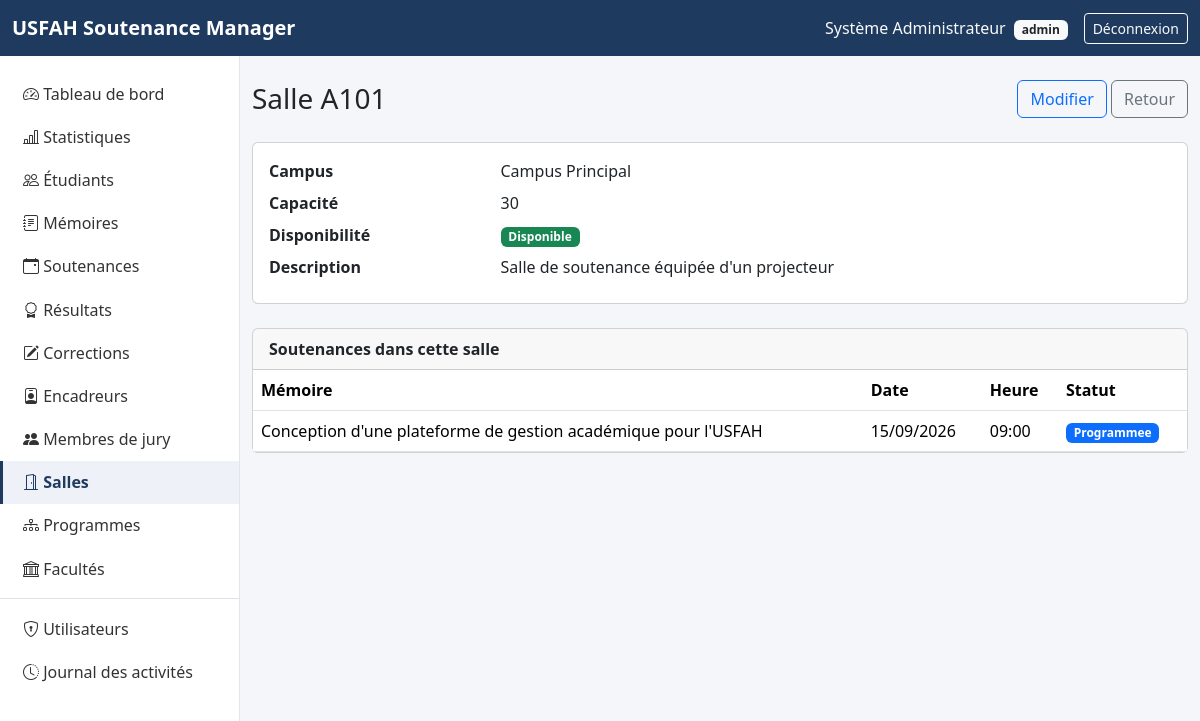
The app's page /rooms/show.php?id=1 (signed in) with its own data.
### tables this page shows
CREATE TABLE rooms (
    id             INT UNSIGNED AUTO_INCREMENT PRIMARY KEY,
    nom_numero     VARCHAR(50) NOT NULL,
    campus         VARCHAR(100) NULL,
    capacite       INT NULL,
    disponibilite  ENUM('disponible','indisponible') NOT NULL DEFAULT 'disponible',
    description    TEXT NULL,
    created_at     TIMESTAMP NOT NULL DEFAULT CURRENT_TIMESTAMP
);

CREATE TABLE defenses (
    id          INT UNSIGNED AUTO_INCREMENT PRIMARY KEY,
    thesis_id   INT UNSIGNED NOT NULL UNIQUE,
    date        DATE NOT NULL,
    heure       TIME NOT NULL,
    room_id     INT UNSIGNED NOT NULL,
    statut      ENUM('programmee','reportee','realisee','annulee') NOT NULL DEFAULT 'programmee',
    created_at  TIMESTAMP NOT NULL DEFAULT CURRENT_TIMESTAMP,
    CONSTRAINT fk_defenses_thesis FOREIGN KEY (thesis_id) REFERENCES theses(id),
    CONSTRAINT fk_defenses_room   FOREIGN KEY (room_id)   REFERENCES rooms(id),
    CONSTRAINT uq_room_slot UNIQUE (room_id, date, heure)
);

CREATE TABLE theses (
    id                 INT UNSIGNED AUTO_INCREMENT PRIMARY KEY,
    student_id         INT UNSIGNED NOT NULL,
    titre              VARCHAR(255) NOT NULL,
    resume             TEXT NULL,
    domaine_recherche  VARCHAR(150) NULL,
    supervisor_id      INT UNSIGNED NULL,
    date_soumission    DATE NULL,
    annee_academique   VARCHAR(20) NOT NULL,
    statut             ENUM('en_preparation','soumis','valide','a_corriger','autorise_a_soutenir','soutenu')
                       NOT NULL DEFAULT 'en_preparation',
    created_at         TIMESTAMP NOT NULL DEFAULT CURRENT_TIMESTAMP,
    CONSTRAINT fk_theses_student    FOREIGN KEY (student_id)    REFERENCES students(id),
    CONSTRAINT fk_theses_supervisor FOREIGN KEY (supervisor_id) REFERENCES supervisors(id)
);

### rooms/show.php (the view, shortened to what this page needs)
<?php
require_once __DIR__ . '/../config/database.php';
require_once __DIR__ . '/../includes/functions.php';
$id = (int) get_param('id', 0);
$stmt = $pdo->prepare('SELECT * FROM rooms WHERE id = ?');
$stmt->execute([$id]);
$room = $stmt->fetch();
$defenses_stmt = $pdo->prepare('
    SELECT d.*, t.titre FROM defenses d JOIN theses t ON t.id = d.thesis_id
    WHERE d.room_id = ? ORDER BY d.date DESC
');
$defenses_stmt->execute([$id]);
$defenses = $defenses_stmt->fetchAll();
require __DIR__ . '/../includes/header.php';
?>
<div class="d-flex justify-content-between align-items-center mb-4">
    <h1 class="h3 mb-0"><?= e($room['nom_numero']) ?></h1>
    <div>
        <a href="edit.php?id=<?= $id ?>" class="btn btn-outline-primary">Modifier</a>
        <a href="index.php" class="btn btn-outline-secondary">Retour</a>
    </div>
</div>
<div class="card mb-4"><div class="card-body">
    <dl class="row mb-0">
        <dt class="col-sm-3">Campus</dt><dd class="col-sm-9"><?= e($room['campus'] ?? '—') ?></dd>
        <dt class="col-sm-3">Capacité</dt><dd class="col-sm-9"><?= e((string) ($room['capacite'] ?? '—')) ?></dd>
        <dt class="col-sm-3">Disponibilité</dt><dd class="col-sm-9"><?= status_badge($room['disponibilite']) ?></dd>
        <dt class="col-sm-3">Description</dt><dd class="col-sm-9"><?= e($room['description'] ?? '—') ?></dd>
    </dl>
</div></div>
<div class="card">
    <div class="card-header fw-semibold">Soutenances dans cette salle</div>
    <div class="table-responsive">
        <table class="table mb-0">
            <thead><tr><th>Mémoire</th><th>Date</th><th>Heure</th><th>Statut</th></tr></thead>
            <tbody>
                <?php foreach ($defenses as $d): ?>
                    <tr>
                        <td><?= e($d['titre']) ?></td>
                        <td><?= format_date($d['date']) ?></td>
                        <td><?= e(substr($d['heure'], 0, 5)) ?></td>
                        <td><?= status_badge($d['statut']) ?></td>
                    </tr>
                <?php endforeach; ?>
            </tbody>
        </table>
    </div>
</div>
<?php require __DIR__ . '/../includes/footer.php'; ?>

### includes/functions.php (shortened to what this page needs)
<?php
function e(?string $value): string
{
    return htmlspecialchars($value ?? '', ENT_QUOTES, 'UTF-8');
}
function get_param(string $key, $default = null)
{
    return $_GET[$key] ?? $default;
}
function format_date(?string $date): string
{
    $ts = strtotime($date);
    return $ts ? date('d/m/Y', $ts) : '—';
}
function status_badge(string $statut): string
{
    $map = [
        'actif' => 'success', 'inactif' => 'secondary',
        'en_preparation' => 'secondary', 'soumis' => 'info', 'valide' => 'primary',
        'a_corriger' => 'warning', 'autorise_a_soutenir' => 'info', 'soutenu' => 'success',
        'programmee' => 'primary', 'reportee' => 'warning', 'realisee' => 'success', 'annulee' => 'danger',
        'a_faire' => 'secondary', 'en_cours' => 'info', 'soumise' => 'warning', 'validee' => 'success',
        'admis' => 'success', 'admis_avec_corrections' => 'warning', 'ajourne' => 'danger',
        'disponible' => 'success', 'indisponible' => 'secondary',
    ];
    $color = $map[$statut] ?? 'secondary';
    $label = ucwords(str_replace('_', ' ', $statut));
    return '<span class="badge text-bg-' . $color . '">' . e($label) . '</span>';
}

### assets/css/style.css (style rules this page uses)
:root { --usfah-primary: #1f3a5f; --usfah-primary-dark: #142842; }
body { background-color: #f4f6f9; }
table.table thead { background-color: #eef2f8; }

### records on screen
rooms: nom_numero "Salle A101", campus "Campus Principal", capacite "30", disponibilite "Disponible", description "Salle de soutenance équipée d'un projecteur"
defenses: thesis.titre "Conception d'une plateforme de gestion académique pour l'USFAH", date "15/09/2026", heure "09:00", statut "Programmee"

### other values on screen
$_SESSION['user_name'] "Système Administrateur"
current_user_role() "admin"
$label "Tableau de bord"
$label "Statistiques"
$label "Étudiants"
$label "Mémoires"
$label "Soutenances"
$label "Résultats"
$label "Corrections"
$label "Encadreurs"
$label "Membres de jury"
$label "Salles"
$label "Programmes"
$label "Facultés"
